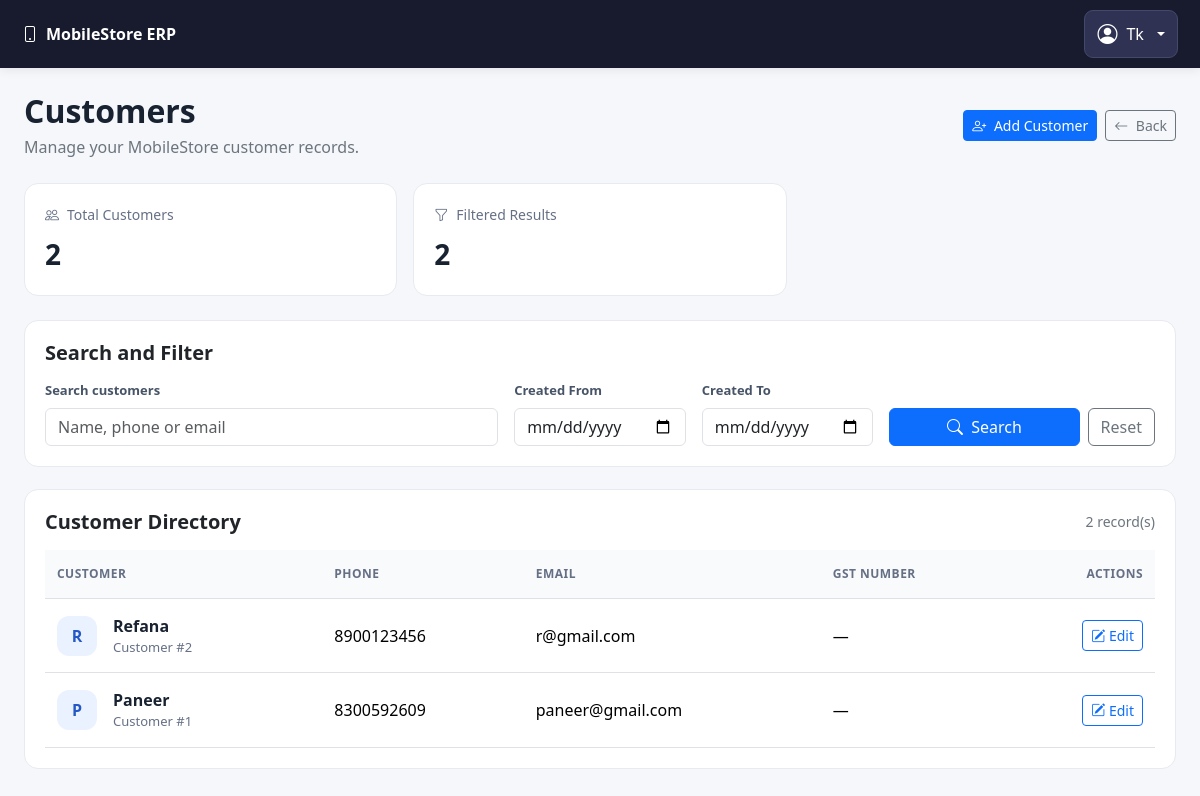
The page /customers (signed in) on the database its author committed.
### models.py (models this page shows, shortened)
class TimestampMixin:
    created_at = db.Column(db.DateTime(timezone=True), default=utc_now, nullable=False)
    updated_at = db.Column(
        db.DateTime(timezone=True), default=utc_now, onupdate=utc_now, nullable=False
    )

class User(UserMixin, TimestampMixin, db.Model):
    __tablename__ = "users"
    id = db.Column(db.Integer, primary_key=True)
    username = db.Column(db.String(80), unique=True, nullable=False, index=True)
    full_name = db.Column(db.String(150), nullable=False)
    password_hash = db.Column(db.String(255), nullable=False)
    role = db.Column(db.String(20), nullable=False, default="cashier")
    is_active = db.Column(db.Boolean, default=True, nullable=False)

class Customer(TimestampMixin, db.Model):
    __tablename__ = "customers"
    id = db.Column(db.Integer, primary_key=True)
    name = db.Column(db.String(150), nullable=False, index=True)
    phone = db.Column(db.String(20), index=True)
    email = db.Column(db.String(150))
    address = db.Column(db.Text)
    gst_number = db.Column(db.String(30))

### app.py (the view, shortened to what this page needs)
    @app.route("/customers")
    @login_required
    def customers_list():
        search = request.args.get("search", "").strip()
        date_from = request.args.get("date_from", "").strip()
        date_to = request.args.get("date_to", "").strip()
        query = Customer.query
        try:
            query = apply_date_filters(query, Customer, date_from, date_to)
        except ValueError:
            flash("Please enter valid filter dates.", "warning")
            return redirect(url_for("customers_list"))
        customers = query.order_by(Customer.id.desc()).all()
        return render_template(
            "customers/list.html",
            customers=customers,
            search=search,
            date_from=date_from,
            date_to=date_to,
            total_customers=Customer.query.count(),
            filtered_count=len(customers),
        )

### templates/Customers/List.html (shortened to what this page needs)
{% extends "base.html" %}
{% block content %}
<div class="customer-page">
    <div class="customer-heading">
        <div>
            <h2>Customers</h2>
            <div class="text-secondary">
                Manage your MobileStore customer records.
            </div>
        </div>
        <div class="d-flex align-items-center gap-2">
            <a href="{{ url_for('customer_create') }}"
               class="btn btn-primary btn-sm">
                <i class="bi bi-person-plus me-1"></i>
                Add Customer
            </a>
            <a href="{{ url_for('dashboard_page') }}"
               class="btn btn-outline-secondary btn-sm">
                <i class="bi bi-arrow-left me-1"></i>
                Back
            </a>
        </div>
    </div>
    <div class="row g-3 mb-4">
        <div class="col-sm-6 col-xl-4">
            <div class="customer-stat">
                <div class="stat-label">
                    <i class="bi bi-people me-2"></i>Total Customers
                </div>
                <div class="stat-value">{{ total_customers }}</div>
            </div>
        </div>
        <div class="col-sm-6 col-xl-4">
            <div class="customer-stat">
                <div class="stat-label">
                    <i class="bi bi-funnel me-2"></i>Filtered Results
                </div>
                <div class="stat-value">{{ filtered_count }}</div>
            </div>
        </div>
    </div>
    <div class="customer-card">
        <h5 class="fw-bold mb-3">Search and Filter</h5>
        <form method="GET" action="{{ url_for('customers_list') }}">
            <div class="row g-3 align-items-end">
                <div class="col-12 col-lg-5">
                    <label class="filter-label" for="search">
                        Search customers
                    </label>
                    <input type="search"
                           class="form-control"
                           id="search"
                           name="search"
                           value="{{ search }}"
                           placeholder="Name, phone or email">
                </div>
                <div class="col-6 col-lg-2">
                    <label class="filter-label" for="date_from">
                        Created From
                    </label>
                    <input type="date"
                           class="form-control"
                           id="date_from"
                           name="date_from"
                           value="{{ date_from }}">
                </div>
                <div class="col-6 col-lg-2">
                    <label class="filter-label" for="date_to">
                        Created To
                    </label>
                    <input type="date"
                           class="form-control"
                           id="date_to"
                           name="date_to"
                           value="{{ date_to }}">
                </div>
                <div class="col-12 col-lg-3 d-flex gap-2">
                    <button type="submit" class="btn btn-primary flex-grow-1">
                        <i class="bi bi-search me-1"></i> Search
                    </button>
                    <a href="{{ url_for('customers_list') }}"
                       class="btn btn-outline-secondary">
                        Reset
                    </a>
                </div>
            </div>
        </form>
    </div>
    <div class="customer-card">
        <div class="d-flex justify-content-between align-items-center
                    flex-wrap gap-2 mb-3">
            <h5 class="fw-bold mb-0">Customer Directory</h5>
            <span class="text-secondary small">
                {{ filtered_count }} record(s)
            </span>
        </div>
        <div class="table-responsive">
            <table class="table customer-table table-hover mb-0">
                <thead>
                    <tr>
                        <th>Customer</th>
                        <th>Phone</th>
                        <th>Email</th>
                        <th>GST Number</th>
                        <th class="text-end">Actions</th>
                    </tr>
                </thead>
                <tbody>
                    {% for customer in customers %}
                    <tr>
                        <td>
                            <div class="d-flex align-items-center gap-3">
                                <div class="customer-avatar">
                                    {{ customer.name[:1]|upper }}
                                </div>
                                <div>
                                    <div class="customer-name">
                                        {{ customer.name }}
                                    </div>
                                    <div class="customer-secondary">
                                        Customer #{{ customer.id }}
                                    </div>
                                </div>
                            </div>
                        </td>
                        <td>{{ customer.phone or '—' }}</td>
                        <td>{{ customer.email or '—' }}</td>
                        <td>{{ customer.gst_number or '—' }}</td>
                        <td class="text-end">
                            <a href="{{ url_for(
                                'customer_edit',
                                customer_id=customer.id
                            ) }}"
                               class="btn btn-sm btn-outline-primary"
                               title="Edit customer">
                                <i class="bi bi-pencil-square"></i>
                                Edit
                            </a>
                        </td>
                    </tr>
                    {% endfor %}
                </tbody>
            </table>
        </div>
    </div>
</div>
{% endblock %}

### templates/base.html (shortened to what this page needs)
<!DOCTYPE html>
<html lang="en">
<head>
    <link
        href="https://cdn.jsdelivr.net/npm/bootstrap@5.3.3/dist/css/bootstrap.min.css"
        rel="stylesheet">
    <link
        href="https://cdn.jsdelivr.net/npm/bootstrap-icons@1.11.3/font/bootstrap-icons.min.css"
        rel="stylesheet">
</head>
<body class="bg-light">
    {% if current_user.is_authenticated %}
    <nav class="navbar app-navbar">
        <div class="container-fluid px-0">
            <a class="app-brand" href="{{ url_for('dashboard_page') }}">
                <i class="bi bi-phone me-2"></i>MobileStore ERP
            </a>
            <div class="dropdown">
                <button
                    class="btn account-button dropdown-toggle"
                    type="button"
                    id="accountDropdown"
                    data-bs-toggle="dropdown"
                    aria-expanded="false">
                    <i class="bi bi-person-circle fs-5"></i>
                    <span class="account-name">
                        {{ current_user.full_name or current_user.username }}
                    </span>
                </button>
            </div>
        </div>
    </nav>
    {% endif %}
    {% block content %}{% endblock %}
</body>
</html>

### templates/base.html (style rules this page uses)
.app-navbar { background: #171b2d; padding: 10px 22px; box-shadow: 0 2px 10px rgba(0, 0, 0, .08); }
.app-brand { color: #fff; font-weight: 750; text-decoration: none; }
.account-button { display: inline-flex; align-items: center; gap: 9px; padding: 8px 12px; color: #fff; background: #303253; border: 1px solid #454969; border-radius: 9px; }

### templates/Customers/List.html (style rules this page uses)
.customer-page { padding: 24px; background: #f5f7fb; min-height: 80vh; }
.customer-heading { display: flex; align-items: center; justify-content: space-between; gap: 16px; flex-wrap: wrap; margin-bottom: 24px; }
.customer-heading h2 { font-weight: 700; margin-bottom: 5px; color: #182230; }
.customer-card { background: #fff; border: 1px solid #e7eaf0; border-radius: 14px; padding: 20px; margin-bottom: 22px; }
.customer-stat { background: #fff; border: 1px solid #e7eaf0; border-radius: 14px; padding: 20px; height: 100%; }
.customer-stat .stat-label { color: #667085; font-size: 14px; }
.customer-stat .stat-value { font-size: 28px; font-weight: 700; color: #182230; margin-top: 8px; }
.customer-table th { font-size: 12px; text-transform: uppercase; letter-spacing: .04em; color: #667085; background: #f8fafc; white-space: nowrap; }
.customer-table td, .customer-table th { padding: 15px 12px; vertical-align: middle; }
.customer-name { font-weight: 600; color: #182230; }
.customer-secondary { color: #667085; font-size: 13px; }
.customer-avatar { width: 40px; height: 40px; border-radius: 12px; display: inline-flex; align-items: center; justify-content: center; background: #eaf1ff; color: #2458c6; font-weight: 700; flex-shrink: 0; }
.filter-label { display: block; font-size: 13px; font-weight: 600; margin-bottom: 7px; color: #475467; }

### rows shown on the page
User: full_name "Tk"
Customer: name "R", name "Refana", id "2", phone "8900123456", email "r@gmail.com", gst_number "—"
Customer: name "P", name "Paneer", id "1", phone "8300592609", email "paneer@gmail.com", gst_number "—"

### other values the page prints
{{ total_customers }} "2"
{{ filtered_count }} "2"
